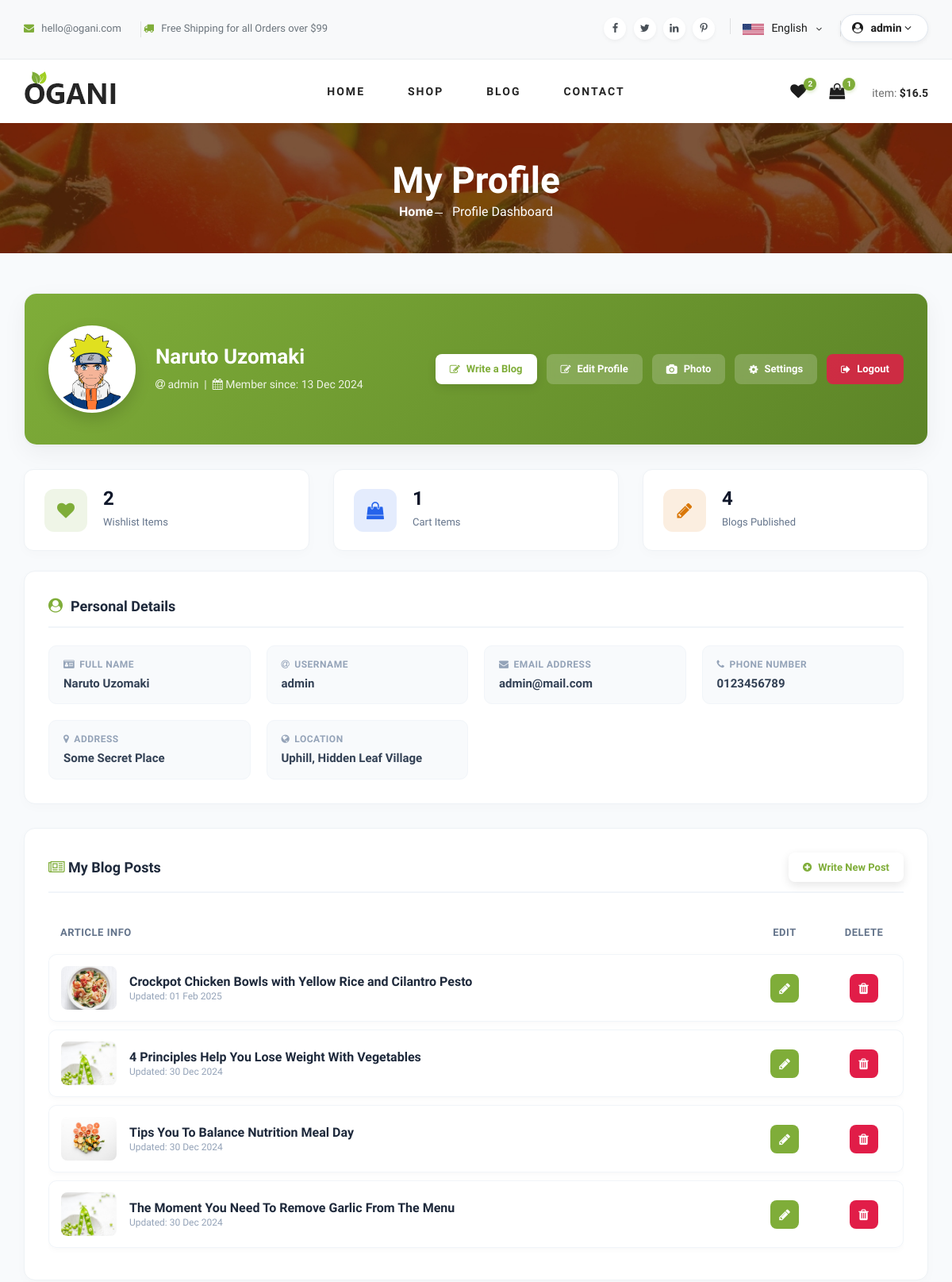
Before: /accounts/profile/ (signed in, upper part) with the older database file.
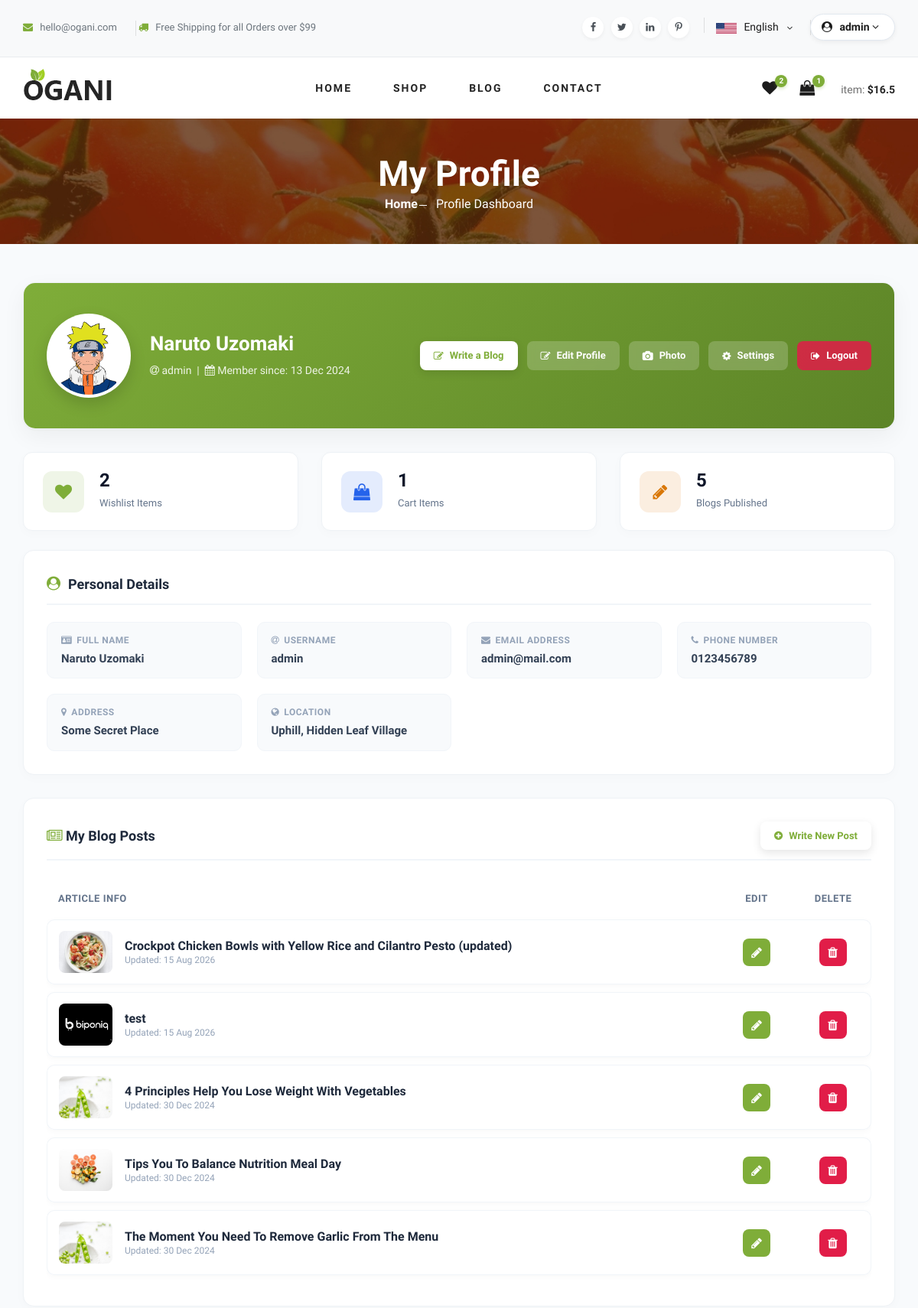
After: the same page with the newer database file.
### src/apps/blog/models.py (models this page shows, shortened)
class BlogModel(models.Model):
    title = models.CharField(max_length=255)
    blog_category = models.ForeignKey(BlogCategory, on_delete=models.CASCADE)
    author = models.ForeignKey(UserAccount, on_delete=models.PROTECT)
    blog_img = models.ImageField(upload_to='blog/images', blank=True, null=True)
    blog_thumb = models.ImageField(upload_to='blog/thumbnails', blank=True, null=True)
    blog_body = models.TextField()
    created_at = models.DateTimeField(auto_now_add=True)
    edited_at = models.DateTimeField(auto_now_add=True)

### src/apps/accounts/views.py (the view)
# urls.py: path('profile/', views.user_profile_page, name='profile_page'),
@login_required
def user_profile_page(request):
    html_template_name = 'accounts/profile.html'
    get_blogs = BlogModel.objects.filter(author=request.user).select_related('author').order_by('-edited_at')
    context = {
        'info': request.user,
        'user_blogs': get_blogs,
    }
    return render(request, html_template_name, context)

### src/apps/accounts/models.py (called while the page is built)
    def full_name(self):
        return f'{self.first_name} {self.last_name}'

### src/apps/cart/models.py (called while the page is built)
    def sub_total(self):
        return self.quantity * self.price

### src/common/context_processors/cart_product_count.py (called while the page is built)
def product_in_cart_count(request):
    product_count = 0
    current_user = request.user
    try:
        if current_user.is_authenticated:
            all_cart_products = CartProduct.objects.all().filter(user=current_user)
            product_count = all_cart_products.count()
    except CartProduct.DoesNotExist:
        product_count = 0
    return dict(counter = product_count)

### src/common/context_processors/make_newsletter_form_available.py (called while the page is built)
def newsletter_for_all_app(request):
    return {'newsletter_form': NewsLetterForm()}

### src/common/context_processors/money_counter.py (called while the page is built)
def cart_total(request):
    try:
        current_user = request.user
        if current_user.is_authenticated:
            cart = CartProduct.objects.filter(user=current_user)
            total = 0
            for item in cart:
                total += item.sub_total()
            tax = total * 0.1
            total += tax
        else:
            total = 0
    except CartProduct.DoesNotExist:
        total = 0
    return {'cart_total': total}

### templates/accounts/profile.html (shortened to what the changed rows need)
{% extends 'index.html' %}
{% load static %}
{% block content %}
<section class="breadcrumb-section set-bg" data-setbg="{% static 'img/breadcrumb.jpg' %}">
    <div class="container">
        <div class="row">
            <div class="col-lg-12 text-center">
                <div class="breadcrumb__text">
                    <h2>My Profile</h2>
                </div>
            </div>
        </div>
    </div>
</section>
<section class="profile-section">
    <div class="container">
        <div class="profile-card">
            <div class="profile-banner-header">
                <div class="profile-header-content">
                    <div class="profile-header-info">
                        <h2>{{ info.full_name | title }}</h2>
                    </div>
                </div>
            </div>
        </div>
        <div class="row">
            <div class="col-md-4">
                <div class="profile-stat-card">
                    <div class="profile-stat-details">
                        <h4>{{ user_blogs|length }}</h4>
                        <p>Blogs Published</p>
                    </div>
                </div>
            </div>
        </div>
        <div class="profile-details-card">
            {% if user_blogs %}
                <div class="table-responsive">
                    <table class="profile-blog-table">
                        <thead>
                            <tr>
                                <th>Article Info</th>
                                <th class="text-center" style="width: 100px;">Edit</th>
                                <th class="text-center" style="width: 100px;">Delete</th>
                            </tr>
                        </thead>
                        <tbody>
                            {% for blog in user_blogs %}
                                <tr>
                                    <td>
                                        <div class="d-flex align-items-center gap-3">
                                            {% if blog.blog_thumb %}
                                                <img src="{{ blog.blog_thumb.url }}" alt="{{ blog.title }}" class="profile-blog-item-thumb mr-3">
                                            {% endif %}
                                            <div>
                                                <a href="{% url 'blog:blog_details' blog.id %}" class="profile-blog-title">{{ blog.title }}</a>
                                                <div class="profile-blog-meta">Updated: {{ blog.edited_at | date:"d M Y" }}</div>
                                            </div>
                                        </div>
                                    </td>
                                    <td class="text-center">
                                        <a href="{% url 'blog:update_blog' blog.id %}" class="btn-action-icon btn-action-edit" title="Edit Article">
                                            <i class="fa fa-pencil"></i>
                                        </a>
                                    </td>
                                    <td class="text-center">
                                        <a href="{% url 'blog:delete_blog' blog.id %}" class="btn-action-icon btn-action-delete" title="Delete Article">
                                            <i class="fa fa-trash"></i>
                                        </a>
                                    </td>
                                </tr>
                            {% endfor %}
                        </tbody>
                    </table>
                </div>
            {% endif %}
        </div>
    </div>
</section>
{% endblock %}

Changed rows visible on the page:
changed BlogModel: title "Crockpot Chicken Bowls with Yellow Rice and Cilantro Pesto" → "Crockpot Chicken Bowls with Yellow Rice and Cilantro Pesto (updated)"; edited_at "01 Feb 2025" → "15 Aug 2026"
added BlogModel: blog_thumb (picture), title "test", edited_at "15 Aug 2026"
Other visible differences:
{{ user_blogs|length }}: "4" → "5"
